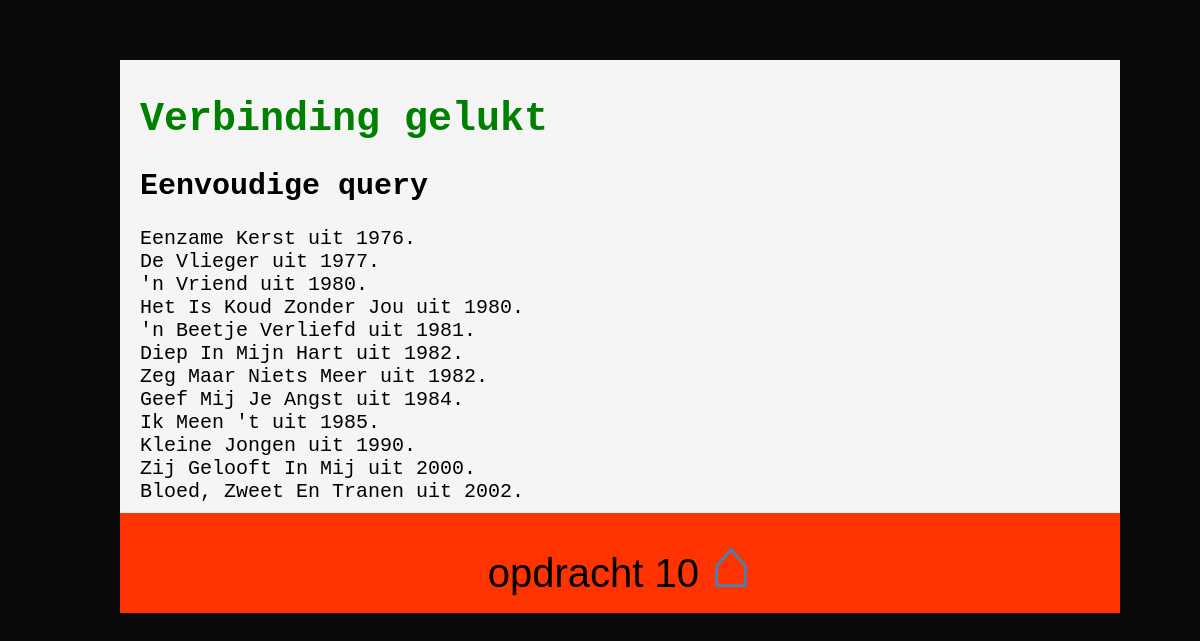
Page /public/PHP/opdracht_10.php on the committed database.
### tables this page shows
CREATE TABLE IF NOT EXISTS `titel` (
`id` int(11) NOT NULL,
  `titel` varchar(255) DEFAULT NULL,
  `jaar` int(11) DEFAULT NULL,
  `artiest_id` int(11) DEFAULT NULL
);

### public/PHP/opdracht_10.php (the view, shortened to what this page needs)
<?PHP
$titel=str_replace("_"," ",substr(__FILE__,strpos(__FILE__,"opdracht"),-4));
include('opdracht_begin.php');
require('database.php');
$database = "top_2000_v2";
$DBverbinding = mysqli_connect($servernaam, $gebruikersnaam, $wachtwoord, $database);
if (!$DBverbinding) {
  die("Verbinding mislukt: " . mysqli_connect_error());
}
else {
  echo '<h1 style="color:green;">Verbinding gelukt</h1>';
}
echo "<h2>Eenvoudige query</h2>";
$sql = "SELECT * FROM artiest,titel WHERE artiest.id=titel.artiest_id AND artiest='Andre Hazes' order by jaar ASC";
$records = mysqli_query($DBverbinding, $sql);
if (mysqli_num_rows($records) > 0) {
  while($record = mysqli_fetch_assoc($records)) {
    echo $record["titel"]." uit ".$record["jaar"].".<br>";
  }
}
else {
  echo "0 resultaten";
}
include('opdracht_eind.php');
?>

### public/PHP/opdracht_begin.php (shortened to what this page needs)
<html>
  <head>
    <link rel="stylesheet" type="text/css" href="CSS/main.css">
  </head>
  <body>
    <div id='PHPoutput'>

### public/PHP/opdracht_eind.php
    </div>
    <div id="opdracht">
      <?php
      if (strlen($titel)<20) {
        $titel=$titel.' <a href="index.php" style="margin-top: 0px;">&#8962;</a>';
      }
      echo $titel;
      ?>
    </div>
  </body>
</html>

### public/PHP/CSS/main.css (style rules this page uses)
body { background-color: #0A0A0A; padding: 0; margin: 0; font-size: 125%; }
#PHPoutput,#opdracht { width: 80%; padding: 10px 20px; margin-left: 10%; font-family: Courier,serif; }
#PHPoutput { background-color: whitesmoke; height: auto; min-height: 50%; margin-top: 5%; font-family: Courier,serif; }
#opdracht { background-color: #ff3300; height: 10%; margin-top: 0%; font-family: Arial,sans; font-size: 2em; text-align: center; }
.menu,a { color: steelblue; font-family: Arial,sans; font-weight: bold; font-size: 1.75em; text-decoration: none; }

### rows in the picture
titel: titel "Eenzame Kerst", jaar "1976"
titel: titel "De Vlieger", jaar "1977"
titel: titel "'n Vriend", jaar "1980"
titel: titel "Het Is Koud Zonder Jou", jaar "1980"
titel: titel "'n Beetje Verliefd", jaar "1981"
titel: titel "Diep In Mijn Hart", jaar "1982"
titel: titel "Zeg Maar Niets Meer", jaar "1982"
titel: titel "Geef Mij Je Angst", jaar "1984"
titel: titel "Ik Meen 't", jaar "1985"
titel: titel "Kleine Jongen", jaar "1990"
titel: titel "Zij Gelooft In Mij", jaar "2000"
titel: titel "Bloed, Zweet En Tranen", jaar "2002"

### other values in the picture
$titel "opdracht 10"
